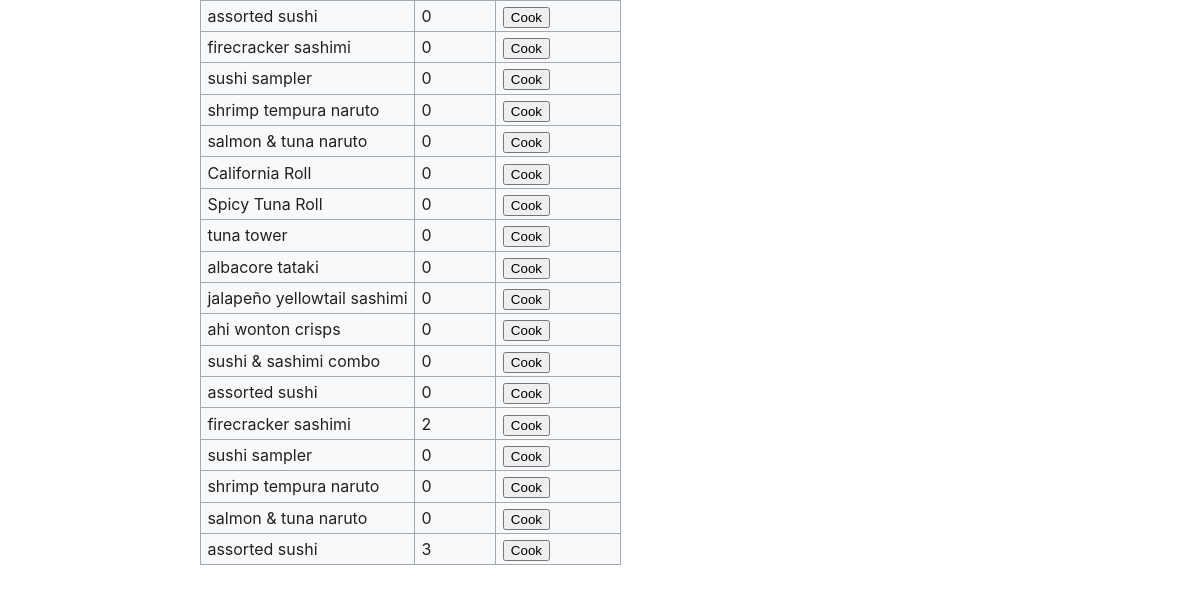
Page /orders/cooking/ (lower part) on the earlier database version.
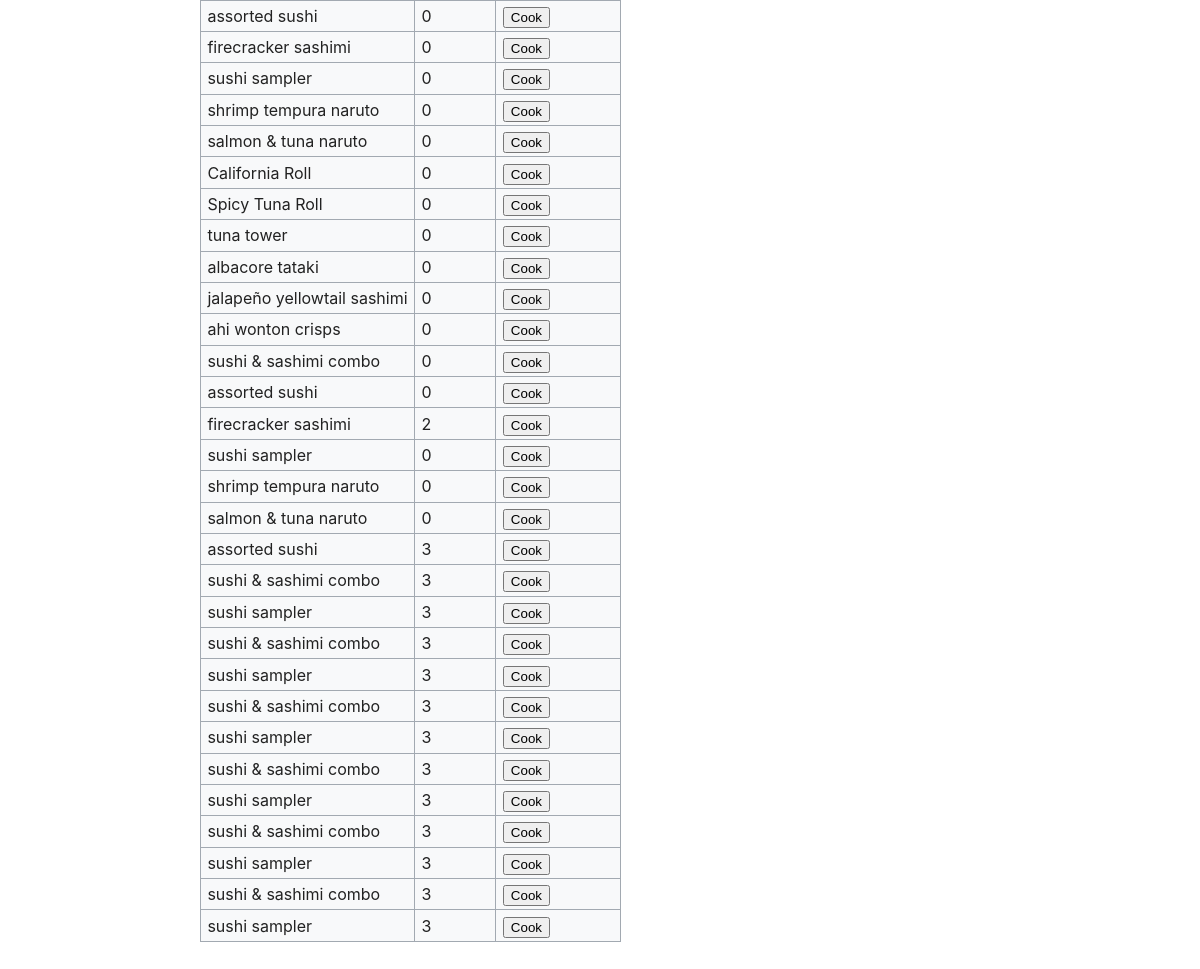
Same page on the later database version.
### orders/models.py (models this page shows, shortened)
class OrderItem(models.Model):
    dish = models.ForeignKey(Dish, on_delete=models.DO_NOTHING)
    quantity = models.IntegerField(
        validators=[MinValueValidator(1)]
    )
    is_cooked = models.BooleanField(default=False)
    order = models.ForeignKey(Order, on_delete=models.CASCADE)

class Dish(models.Model):
    name = models.CharField(max_length=60)
    description = models.TextField()
    price = models.IntegerField(default=100)
    cook = models.ForeignKey(Cook, null=True, on_delete=models.DO_NOTHING)

### orders/views.py (the view, shortened to what this page needs)
# urls.py: path('cooking/', views.cookView, name='cooking'),
def cookView(request):
    items = OrderItem.objects.filter(is_cooked=False)
    d = {'items': items, 'messages': []}
    return render(request,'orders/cookpage.html',d)

### orders/templates/orders/cookpage.html (shortened to what this page needs)
{% extends 'base.html' %}
{% block content %}
<form method="post">
<table class="menu profile">
    {% for x in items %}
    <tr>
        <td>{{x.dish.name}}</td>
        <td>{{x.quantity}}</td>
        <td><input type="submit" name="{{x.pk}}" value="Cook"></td>
    </tr>
    {% endfor %}
</table>
</form>
{% endblock %}

Differences in the rows shown:
added OrderItem: dish.name "sushi & sashimi combo", quantity "3"
added OrderItem: dish.name "sushi sampler", quantity "3"
added OrderItem: dish.name "sushi & sashimi combo", quantity "3"
added OrderItem: dish.name "sushi sampler", quantity "3"
added OrderItem: dish.name "sushi & sashimi combo", quantity "3"
added OrderItem: dish.name "sushi sampler", quantity "3"
added OrderItem: dish.name "sushi & sashimi combo", quantity "3"
added OrderItem: dish.name "sushi sampler", quantity "3"
added OrderItem: dish.name "sushi & sashimi combo", quantity "3"
added OrderItem: dish.name "sushi sampler", quantity "3"
added OrderItem: dish.name "sushi & sashimi combo", quantity "3"
added OrderItem: dish.name "sushi sampler", quantity "3"
